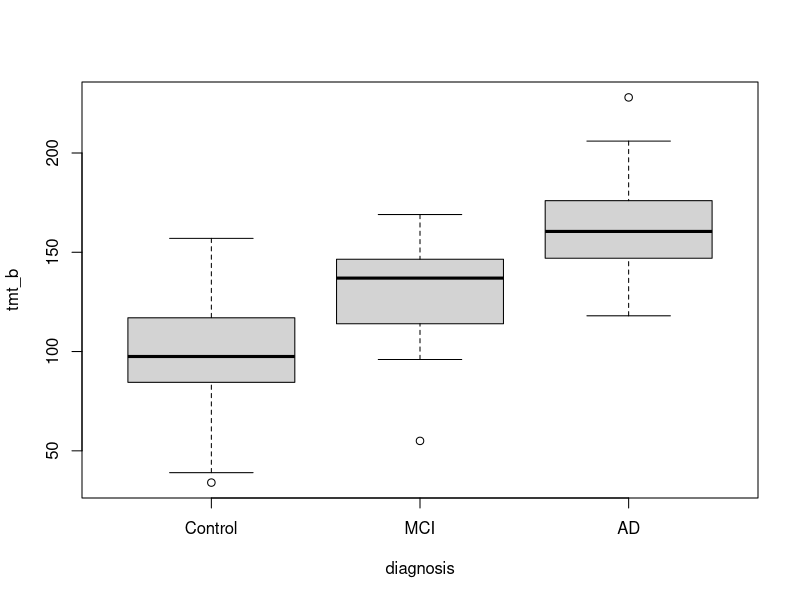
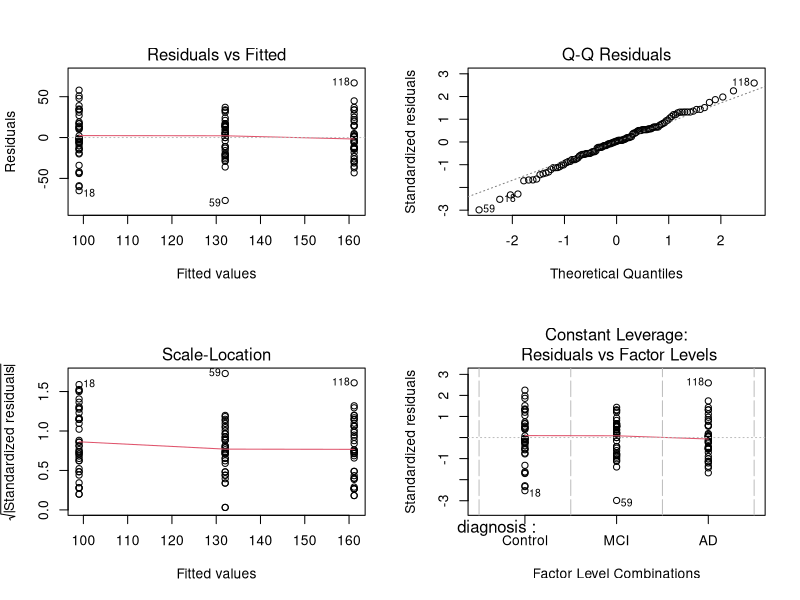
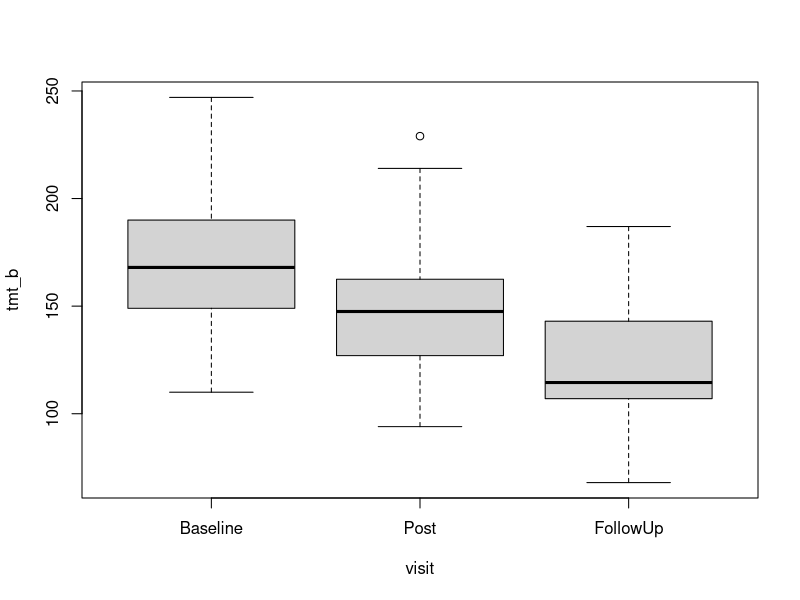
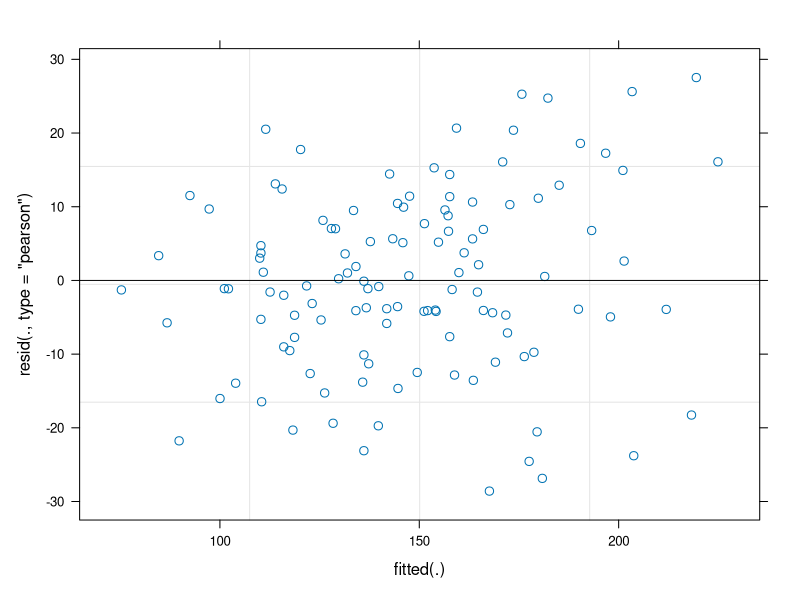
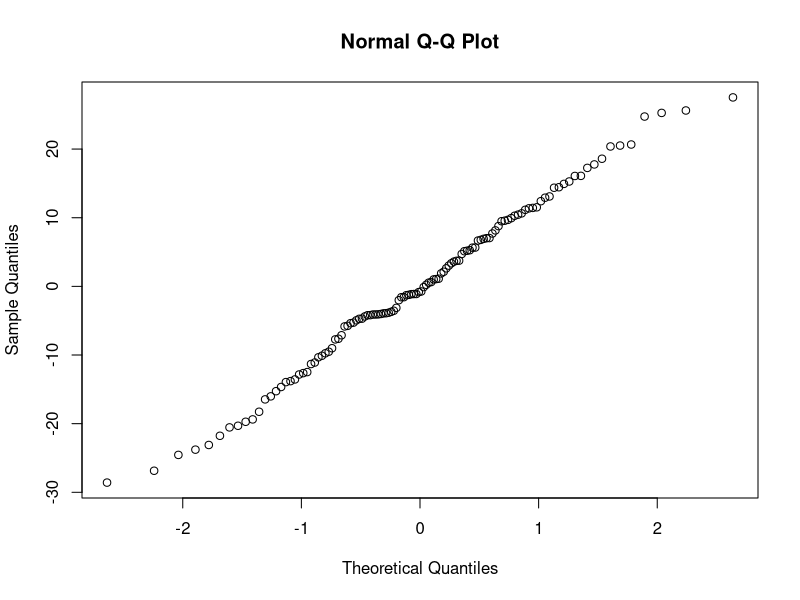

Write the R code that produced these figures, in order.
# 6 · ANOVA as regression: patient groups and recovery over time
# Statistics for brain and cognitive sciences (CN2) -- 2026/27
# student script
#
# GENERATED FROM sessions/06-anova-clinical-neuropsychology/index.qmd -- DO NOT EDIT THIS FILE.
# Edit the .qmd and re-render the website; this file is overwritten.
#
# Open the .Rproj in this folder first, so that "data/..." paths resolve.

# 
# ---- [⬇ Download this practical](../../handouts/06-anova-clinical-neuropsychology.zip) ----
# 
# A zip with the R script, the data and an `.Rproj`. Unzip it and open the
# `.Rproj` first, so that `data/...` paths work.
# 
# ---- ANOVA Example: Executive Function in Clinical Groups ----------------------
# 
# **Context:**
# 
# The outcome is the Trail Making Test part B (TMT-B): the patient connects
# numbers and letters in alternating order as quickly as possible. The score is
# the time in seconds, so higher means worse. The data are simulated.
# 
# **You will see:**
# 
# 1. A t-test and an ANOVA as linear regressions
# 2. How coding a factor changes what the coefficients mean
# 3. Post-hoc comparisons and assumption checks
# 4. Repeated measures with `aov()` and `lmer()`
# 
# If you do not have these packages yet, install them once:
# 
# install.packages(c("car", "rstatix", "lme4", "lmerTest"))

# 
# ---- The data: three diagnostic groups -----------------------------------------
# 
groups <- read.csv("data/tmt-groups.csv")
head(groups)

# the first level is the reference group, so put controls first
groups$diagnosis <- factor(groups$diagnosis, levels = c("Control", "MCI", "AD"))

tapply(groups$tmt_b, groups$diagnosis, mean)
boxplot(tmt_b ~ diagnosis, data = groups)

# 
# ---- Part 1: Do MCI patients differ from controls? -----------------------------
# 
# The t-test and `lm()` give the same t (with the sign flipped) and the same p.
# The slope is the difference between the two group means.
# 
two_groups <- droplevels(subset(groups, diagnosis != "AD"))

t.test(tmt_b ~ diagnosis, data = two_groups, var.equal = TRUE)
summary(lm(tmt_b ~ diagnosis, data = two_groups))

# 
# ---- Part 2: Do the three groups differ? ---------------------------------------
# 
# ---- Step 1: Fit the model -----------------------------------------------------
# 
# 
lm_mod <- lm(tmt_b ~ diagnosis, data = groups)
summary(lm_mod)
anova(lm_mod)

# 
# ---- Step 2: Change the coding -------------------------------------------------
# 
# With deviation coding the fit is the same, but the intercept becomes the general
# mean, and each coefficient is a group's difference from it. R labels them by
# level number: `diagnosis1` is controls and `diagnosis2` is MCI. AD gets no row of
# its own.
# 
lm_mod_sum <- lm(tmt_b ~ diagnosis, contrasts = list(diagnosis = "contr.sum"),
                 data = groups)
summary(lm_mod_sum)
mean(groups$tmt_b)

# 
# ---- Step 3: The usual ANOVA, and which groups differ --------------------------
# 
# `aov()` fits the same model. With a single factor, types I, II and III
# give the same F for `diagnosis`. 
# 
aov_mod <- aov(tmt_b ~ diagnosis, data = groups)
summary(aov_mod)
car::Anova(aov_mod, type = 2)
car::Anova(aov_mod, type = 3)
TukeyHSD(aov_mod)

# 
# ---- Step 4: Diagnostics -------------------------------------------------------
# 
par(mfrow = c(2, 2))
plot(aov_mod)
dev.off()

# 
car::leveneTest(aov_mod) # equality of variances across groups

# 
# ---- Part 3: Do stroke patients improve with rehabilitation? -------------------
# 
# The same 40 patients do the TMT-B at three visits, so the file has one row per
# patient per visit. Some patients are faster than others at every visit, and a
# repeated-measures model separates that from the change over time.
# 
rehab <- read.csv("data/tmt-rehab.csv")
head(rehab)

rehab$patient <- factor(rehab$patient)
rehab$visit   <- factor(rehab$visit, levels = c("Baseline", "Post", "FollowUp"))

tapply(rehab$tmt_b, rehab$visit, mean)
boxplot(tmt_b ~ visit, data = rehab)

# 
# ---- Step 1: Repeated-measures ANOVA -------------------------------------------
# 
# Ignoring the repeated measures leaves the differences between patients in the
# error term, which gives a much weaker F. `Error(patient/visit)` removes them.
# 
summary(aov(tmt_b ~ visit, data = rehab))                         # wrong: treats visits as independent
summary(aov(tmt_b ~ visit + Error(patient/visit), data = rehab))  # right

# same analysis, with Mauchly's test of sphericity
rstatix::anova_test(data = rehab, dv = tmt_b, wid = patient, within = visit)

# 
# ---- Step 2: Mixed-effects model -----------------------------------------------
# 
# `(1 | patient)` gives each patient their own baseline level. Each `visit`
# coefficient is the change from baseline, in seconds.
# 
library(lme4)
library(lmerTest) # load this to get p-values in lmer

lmer_mod <- lmer(tmt_b ~ visit + (1 | patient), data = rehab)
summary(lmer_mod)

# proportion of the remaining variance due to differences between patients
vars <- as.data.frame(VarCorr(lmer_mod))
vars$vcov[1] / (vars$vcov[1] + vars$vcov[2])

plot(lmer_mod)              # residuals vs fitted
qqnorm(residuals(lmer_mod)) # normality of residuals
